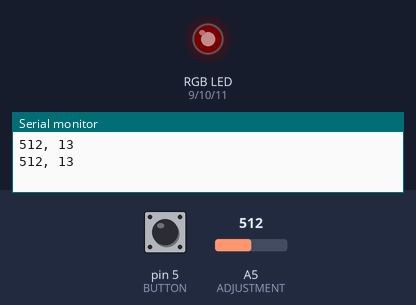
This sketch was run on a simulated Arduino Uno, built with avr-gcc and run on an emulated ATmega328P. Parts: an RGB LED mixed from three pins (HIGH = lit), the last lines printed to the serial monitor. Inputs (shaded band) come from the test bench; at power-on: A5 (ADJUSTMENT) = 512, pin 5 (BUTTON) HIGH. Dim RGB values are drawn brighter than linear.

Above: at 2.1 s.
2.2 s: A5 (ADJUSTMENT) set to 0
5.7 s: pin 5 (BUTTON) pulled LOW for 1.55 s
At 6.11 s:
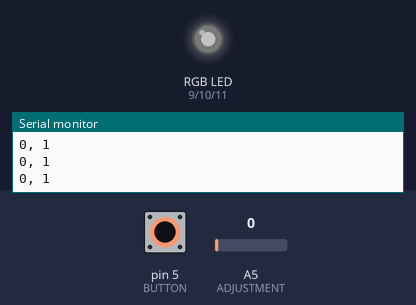
9.2 s: A5 (ADJUSTMENT) set to 39
13.8 s: A5 (ADJUSTMENT) set to 46
17.3 s: pin 5 (BUTTON) pulled LOW for 3.2 s
At 30.78 s:
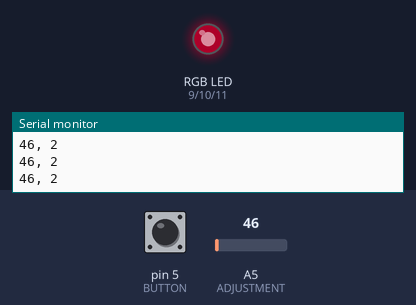
At 40.4 s:
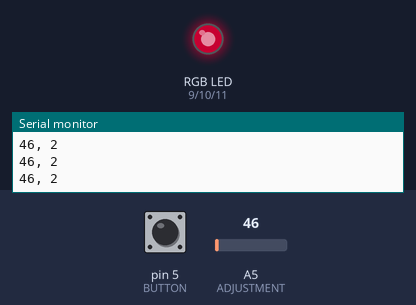
Timing chart, 0 to 48.2 s (numbered marks = the images above; inputs shaded):
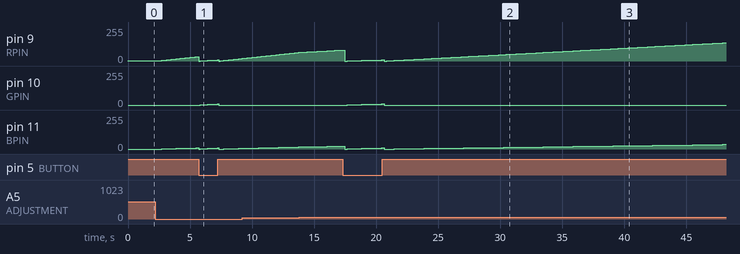

The sketch:

SmartCoaster_PWM.ino
```cpp
#define RPIN 9
#define GPIN 10
#define BPIN 11
#define BUTTON 5
#define ADJUSTMENT A5

int counter = 0;

int red = 255;
int green =  255;
int blue = 255;

int adjustmentValue = 0;
int buttonValue = 0;
bool buttonDown = false;


void setup() {

  Serial.begin(9600);

  pinMode(RPIN, OUTPUT);
  pinMode(GPIN, OUTPUT);
  pinMode(BPIN, OUTPUT);

  pinMode(BUTTON, INPUT_PULLUP);

}

void loop() {

  buttonValue = digitalRead(BUTTON);
  adjustmentValue = analogRead(ADJUSTMENT);
  int adjustmentRange = map(adjustmentValue, 0, 1024, 1, 25);

  Serial.print(adjustmentValue);
  Serial.print(", ");
  Serial.println(adjustmentRange);

  if (buttonValue == LOW && buttonDown == false) {
    counter = 0;
    buttonDown = true;
    counter++;
  } else if (buttonValue == LOW && buttonDown == true) {
    counter ++;
  } else if (buttonValue == HIGH && buttonDown == true) {
    counter = 0;
    buttonDown = false;
  } else if (buttonValue == HIGH && buttonDown == false) {
    counter++;
  }

  evaluateColors();
  updateLights();
  delay(100* adjustmentRange);

}

void evaluateColors() {

  if (buttonDown == true && counter >= 0 && counter <= 510) {
    red = counter * 0.5;
    green = counter * 0.5;
    blue = counter * 0.5;
  } else if (buttonDown == true && counter > 510 && counter <= 1020) {
    red = 255 - (counter * 0.25);
    green = 255 - (counter * 0.25);
    blue = 255;
  } else if (buttonDown == true && counter > 1020) {
    red = 0;
    green = 120 * (counter % 2);
    blue = 255 * (counter % 2);
  }

  if (buttonDown == false && counter >= 0 && counter <= 255) {
    red = counter;
    green = 0;
    blue = counter * 0.25;
  } else if (buttonDown == false && counter >= 256 && counter <= 510) {
    red = 255 - (counter - 255);
    green = 0;
    blue = (255 - (counter - 255)) * 0.25;
  } else if (buttonDown == false && counter > 510) {
    red = 255 * (counter % 2);
    green = 0;
    blue = 50 * (counter % 2);
  }

}

void updateLights() {

    analogWrite(RPIN, red);
    analogWrite(GPIN, green);
    analogWrite(BPIN, blue);

}
```

Measured:
- after the input at 5.7 s, pin 10 (GPIN): rises from 0/255 to 8/255 in 1.4 s, then falls to 0/255 in 0.10 s
- after the input at 17.3 s, pin 10 (GPIN): rises from 0/255 to 8/255 in 2.8 s, then falls to 0/255 in 0.20 s
